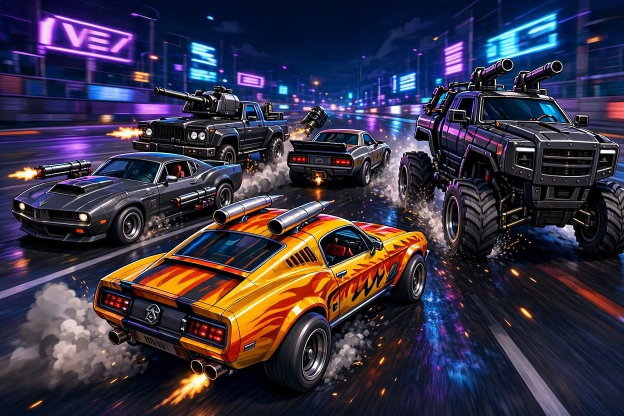
#> input picture tools/shots_yx/cover_art.jpg, 1248 x 832 px, found by its file name (shown at 1/2 size)
$ python gen_cover_art.py
#> lines starting #> are read from the running program, lines starting #| are printed output that depends on the picture
# -*- coding: utf-8 -*-
"""Обложки Яндекс Игр из присланного арта (18.09.2026).

py tools/gen_cover_art.py  ->  dist/yandex/cover_800x470.png     (обязательная)
                               dist/yandex/cover_1560x520.png    (на витрину)

Исходник — tools/shots_yx/cover_art.jpg (1248×832, ИИ-арт игрока: ночной
неоновый город, машины с оружием). Прежние обложки из рендеров машин
(gen_cover.py) сохраняются рядом с суффиксом _render — запасной вариант,
если модерация сочтёт арт «не имеющим отношения к игре» (п. 5.1.1).

Название на обложке обязано совпадать с игрой (п. 5.1.3) — накладываем ту
же надпись, что на экране загрузки (assets/ui/logo_title.png). Рамок и
скруглений нет (п. 8.3.3), интерфейса игры нет (п. 8.3.4).
"""
import os
import shutil
from PIL import Image, ImageDraw, ImageFilter, ImageEnhance

ART = "tools/shots_yx/cover_art.jpg"
LOGO = "assets/ui/logo_title.png"
OUT = "dist/yandex"
SS = 2  # суперсэмплинг ради чистых краёв надписи


def put_logo(canvas: Image.Image, cx: float, cy: float, width: int) -> None:
    """Надпись с тёмным сиянием под ней — читается поверх неона и вывесок."""
    logo = Image.open(LOGO).convert("RGBA")
    h = int(width * logo.height / logo.width)
    logo = logo.resize((width, h), Image.LANCZOS)
    x, y = int(cx - width / 2), int(cy - h / 2)
    halo = Image.new("RGBA", canvas.size, (0, 0, 0, 0))
    halo.paste((0, 0, 0, 230), (x, y, x + width, y + h), logo.split()[3])
    canvas.alpha_composite(halo.filter(ImageFilter.GaussianBlur(width * 0.035)))
    canvas.alpha_composite(halo.filter(ImageFilter.GaussianBlur(width * 0.012)))
    canvas.alpha_composite(logo, (x, y))


def cover_800x470() -> Image.Image:
    """Кадрируем арт под 800×470: режем небо сверху (там только вывески),
    низ с выхлопом жёлтой машины оставляем. Надпись — вверху по центру."""
    W, H = 800 * SS, 470 * SS
    art = Image.open(ART).convert("RGB")
    crop_h = int(art.width * H / W)
    top = int((art.height - crop_h) * 0.72)   # больше срезаем сверху
    art = art.crop((0, top, art.width, top + crop_h)).resize((W, H), Image.LANCZOS)
    canvas = art.convert("RGBA")
    # Лёгкое затемнение верхней кромки, чтобы надпись не спорила с вывесками.
    shade = Image.new("RGBA", (W, H), (0, 0, 0, 0))
    d = ImageDraw.Draw(shade)
    for i in range(int(H * 0.36)):
        a = int(120 * (1 - i / (H * 0.36)) ** 1.5)
        d.line([(0, i), (W, i)], fill=(6, 4, 20, a))
    canvas.alpha_composite(shade)
    put_logo(canvas, W / 2, H * 0.145, int(W * 0.6))   # не наезжать на пушки
    return canvas.convert("RGB").resize((800, 470), Image.LANCZOS)


def cover_1560x520() -> Image.Image:
    """Витрина 3:1: арт целиком (по высоте) слева, справа — его же размытое
    продолжение в тех же неоновых тонах и крупная надпись. Так ни одна
    машина не режется, а баннер читается как афиша."""
    W, H = 1560 * SS, 520 * SS
    art = Image.open(ART).convert("RGB")
    art_w = int(art.width * H / art.height)
    art = art.resize((art_w, H), Image.LANCZOS)

    # Фон правой части: растянутая правая треть арта, сильно размытая и
    # притемнённая — цвета продолжаются, детали не отвлекают от надписи.
    strip = art.crop((int(art_w * 0.6), 0, art_w, H)).resize((W - art_w + 200, H))
    strip = strip.filter(ImageFilter.GaussianBlur(H * 0.06))
    strip = ImageEnhance.Brightness(strip).enhance(0.45)
    canvas = Image.new("RGBA", (W, H), (10, 8, 28, 255))
    canvas.paste(strip, (art_w - 200, 0))
    canvas.paste(art, (0, 0))

    # Мягкий переход арт → фон: на правом краю арта плавная тень.
    fade_w = int(art_w * 0.22)
    fade = Image.new("RGBA", (fade_w, H), (0, 0, 0, 0))
    fd = ImageDraw.Draw(fade)
    for i in range(fade_w):
        t = i / fade_w
        fd.line([(i, 0), (i, H)], fill=(10, 8, 28, int(255 * t ** 1.6)))
    canvas.alpha_composite(fade, (art_w - fade_w, 0))
    # ...и дальше сплошной фон, чтобы кромка арта не читалась.
    canvas.alpha_composite(
        Image.new("RGBA", (W - art_w, H), (10, 8, 28, 0)), (art_w, 0))

    right_cx = art_w * 0.9 + (W - art_w * 0.9) / 2
    put_logo(canvas, right_cx, H * 0.5, int((W - art_w * 0.9) * 0.86))
    return canvas.convert("RGB").resize((1560, 520), Image.LANCZOS)


def main() -> None:
    os.makedirs(OUT, exist_ok=True)
    for name in ("cover_800x470.png", "cover_1560x520.png"):
        src = os.path.join(OUT, name)
        dst = os.path.join(OUT, name.replace(".png", "_render.png"))
        if os.path.exists(src) and not os.path.exists(dst):
            shutil.move(src, dst)   # старый вариант из рендеров — в запас
    cover_800x470().save(os.path.join(OUT, "cover_800x470.png"))
#> in cover_800x470, art is the input picture: PIL image 1248x832 RGB; mean R, G, B 57.1, 50.8, 68.6
#> in cover_800x470, `art = art.crop((0, top, art.width, top + crop_h)).resize((W, H), Image..`:
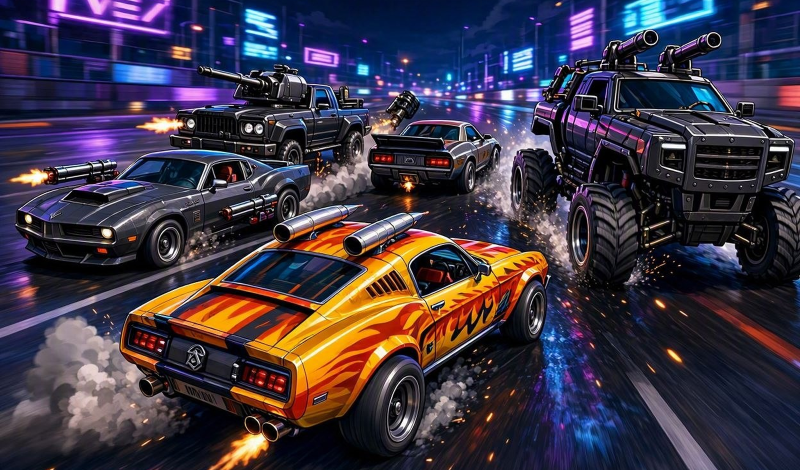
#> art: PIL image 1600x940 RGB (shown at 1/2 size); mean R, G, B 62, 53.9, 69.4
#> in cover_800x470, `shade = Image.new("RGBA", (W, H), (0, 0, 0, 0))`: shade: PIL image 1600x940 RGBA; every value is 0
#> in cover_800x470, `canvas.alpha_composite(shade)`:
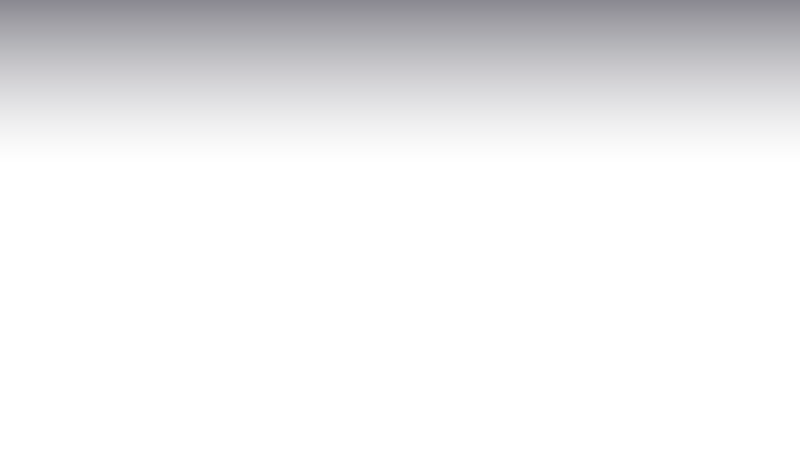
#> shade: PIL image 1600x940 RGBA (shown at 1/2 size); mean R, G, B, A 2.2, 1.4, 7.2, 17.2; transparent parts drawn white
#> in cover_800x470, `canvas.alpha_composite(shade)`:
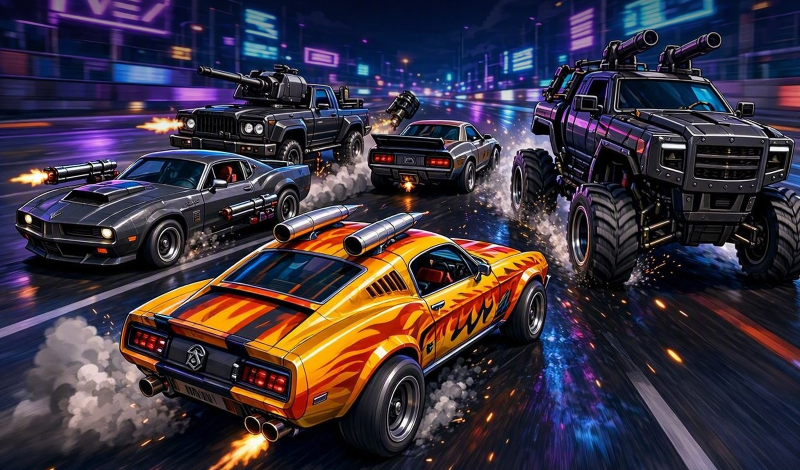
#> canvas: PIL image 1600x940 RGBA (shown at 1/2 size); mean R, G, B, A 59.5, 50.6, 63.7, 255
    cover_1560x520().save(os.path.join(OUT, "cover_1560x520.png"))
    for f in ("cover_800x470.png", "cover_1560x520.png"):
        p = os.path.join(OUT, f)
        im = Image.open(p)
        print(f, im.size, im.mode, "%.0f KB" % (os.path.getsize(p) / 1024))


if __name__ == "__main__":
#> (the run stopped early here; a loop or call above may not have finished)
